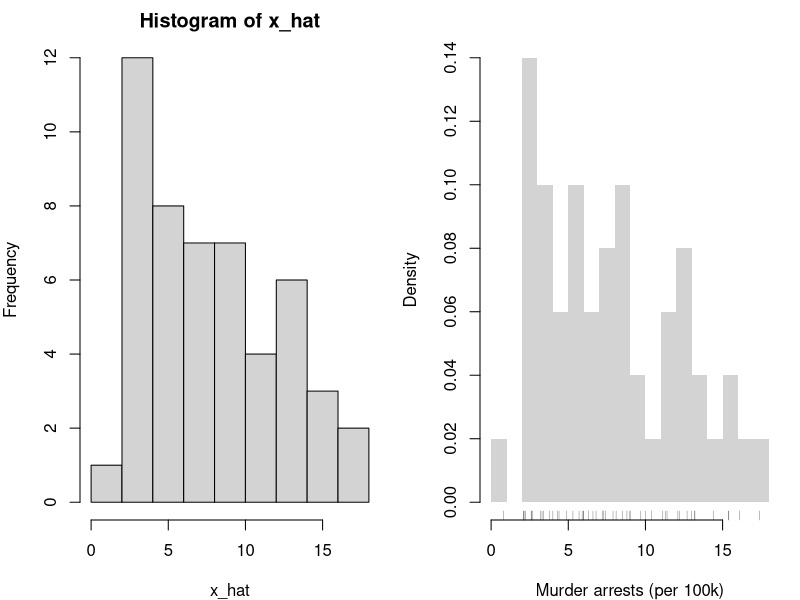
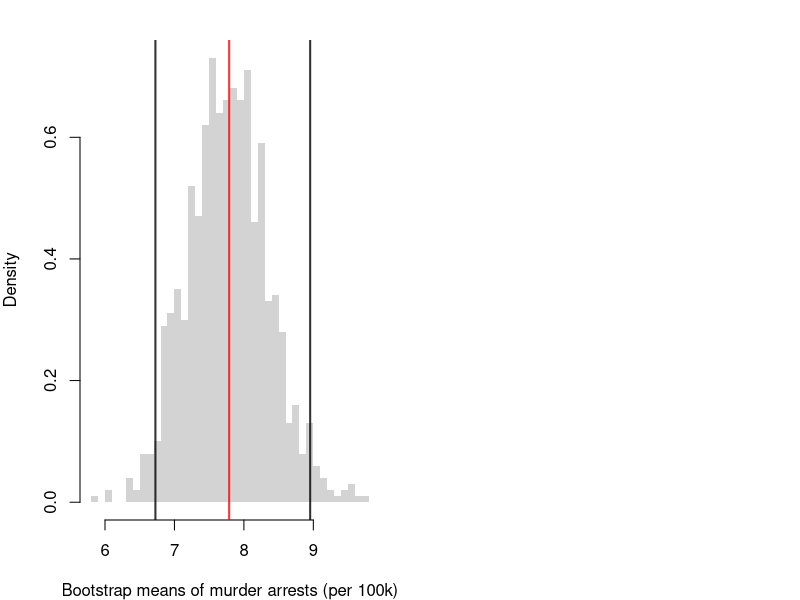
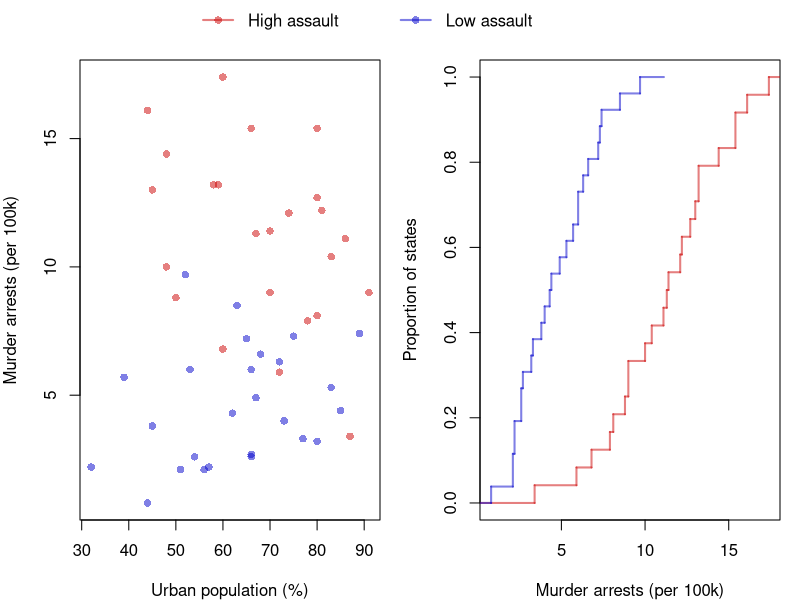

These figures' R source, in order:
## ---- chunk 1
x_hat <- USArrests[,'Murder']
par(mfrow=c(1,2), mar=c(4, 4, 2, 1))

# Default settings
hist(x_hat)

# House style
hist(x_hat, breaks=15, border=NA, freq=FALSE, main=NA,   # fewer bins, since n is only 50
    xlab='Murder arrests (per 100k)')
rug(x_hat, col=grey(0, .5))
## ---- chunk 2
# Bootstrap distribution of the mean murder arrest rate
set.seed(1) # to be replicable
boot_means <- rep(NA, 999)
for (b in seq_along(boot_means)) {
    x_boot <- sample(x_hat, replace=TRUE)
    boot_means[b] <- mean(x_boot)
}
boot_ci <- quantile(boot_means, probs=c(.025, .975))

hist(boot_means, breaks=50, border=NA, freq=FALSE, main=NA,
    xlab='Bootstrap means of murder arrests (per 100k)')
abline(v=mean(x_hat), col=rgb(1, 0, 0, .8), lwd=2)   # observed statistic
abline(v=boot_ci, col=rgb(0, 0, 0, .8), lwd=2)       # 95% bootstrap interval
## ---- chunk 3
high <- USArrests[,'Assault'] > median(USArrests[,'Assault'])
cols <- c(rgb(.8, 0, 0, .5), rgb(0, 0, .8, .5))
par(mfrow=c(1,2), mar=c(4, 4, 1, 1), oma=c(0, 0, 2, 0))

# Scatterplot
plot(USArrests[,'Murder'] ~ USArrests[,'UrbanPop'],
    pch=16, col=ifelse(high, cols[1], cols[2]),
    xlab='Urban population (%)', ylab='Murder arrests (per 100k)')

# ECDFs
F_hi_hat <- ecdf(USArrests[high, 'Murder'])
F_lo_hat <- ecdf(USArrests[!high, 'Murder'])
plot(F_hi_hat, col=cols[1], lwd=2, verticals=TRUE, do.points=FALSE, col.01line=NA,
    xlim=range(USArrests[,'Murder']), main=NA,
    xlab='Murder arrests (per 100k)', ylab='Proportion of states')
plot(F_lo_hat, add=TRUE, col=cols[2], lwd=2, verticals=TRUE, do.points=FALSE, col.01line=NA)

# One legend for both panels, in the outer margin above them
par(fig=c(0, 1, 0, 1), oma=c(0, 0, 0, 0), mar=c(0, 0, 0, 0), new=TRUE)
plot.new()
legend('top', legend=c('High assault', 'Low assault'),
    pch=16, lwd=2, col=cols, horiz=TRUE, bty='n',
    text.width=.2) # room between entries, which horiz=TRUE packs tightly
